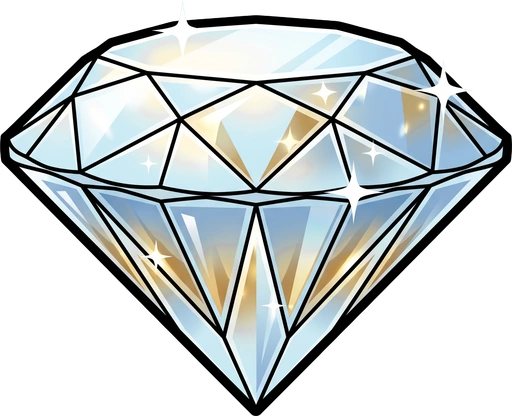
#> input picture stake-frontend/tools/skel-pipeline/semantic/symbols/diamond.source.webp, 512 x 416 px
$ python prep_art.py ../skel-pipeline/semantic/symbols/diamond.source.webp
#> lines starting #> are read from the running program, lines starting #| are printed output that depends on the picture
#!/usr/bin/env python3
"""Normalize symbol / logo art: trim dead transparent margin, resize, re-encode.

WHY THIS EXISTS
The game scales sprites by their FULL canvas size (SymbolView.fitInCell uses
texture.width/height; HudView + BonusView do the same for the logo). Any
transparent margin baked into the file is therefore counted as part of the
symbol — art with a fat margin renders visibly smaller than art that is tightly
cropped. Symbols must all share one fill ratio or the board looks inconsistent.
Reference (good): diamond 97x95%, cash 98x97%, knife 99x98%.

USAGE
  python prep_art.py <image> [--fill=0.97] [--max=512] [--quality=88]
                            [--shade=1.0] [--out=<path>]

  --fill       fraction of the canvas the ART must occupy after trimming (0.97)
  --max        long side in px of the output (512 = symbol spec; logo uses 1024)
  --shade      brightness multiply, <1 darkens (used for the bonus watermark logo)
  --out        write elsewhere instead of overwriting in place
  --noupscale  never enlarge past the source's own art size. Use on low-res
               originals: upscaling invents no detail, it only blurs and bloats.

Run this on every new/regenerated symbol before dropping it in public/assets.
"""
import sys
from pathlib import Path

from PIL import Image


def prep(src: Path, dst: Path, fill: float, max_side: int, quality: int, shade: float,
         noupscale: bool = False) -> None:
    im = Image.open(src).convert("RGBA")
    before_size, before_bytes = im.size, src.stat().st_size

    box = im.getbbox()
    if not box:
        sys.exit(f"{src.name}: fully transparent")
    art = im.crop(box)  # dead margin gone — art now fills the canvas exactly

    if shade != 1.0:
        r, g, b, a = art.split()
        pt = lambda v: max(0, min(255, int(v * shade)))  # noqa: E731
        art = Image.merge("RGBA", (r.point(pt), g.point(pt), b.point(pt), a))

    # scale so the ART's long side hits max_side, then pad back out to the small
    # uniform margin `fill` asks for (keeps win-pop from clipping at the edge)
    scale = max_side * fill / max(art.size)
    if noupscale:
        scale = min(scale, 1.0)  # low-res source: re-encode, never enlarge
    art = art.resize((max(1, round(art.width * scale)), max(1, round(art.height * scale))), Image.LANCZOS)

    cw, ch = round(art.width / fill), round(art.height / fill)
    out = Image.new("RGBA", (cw, ch), (0, 0, 0, 0))
    out.paste(art, ((cw - art.width) // 2, (ch - art.height) // 2), art)

    dst.parent.mkdir(parents=True, exist_ok=True)
    out.save(dst, "WEBP", quality=quality, method=6)

    fb = out.getbbox()
    print(f"{src.name:26s} {before_size[0]}x{before_size[1]} -> {out.size[0]}x{out.size[1]}   "
          f"fill {(fb[2]-fb[0])/out.width*100:.0f}%x{(fb[3]-fb[1])/out.height*100:.0f}%   "
          f"{before_bytes/1024:.1f} KB -> {dst.stat().st_size/1024:.1f} KB")


def main() -> None:
    args, opts = [], {}
    for a in sys.argv[1:]:
        if a.startswith("--"):
            k, _, v = a[2:].partition("=")
            opts[k] = v
        else:
            args.append(a)
    if not args:
        sys.exit(__doc__)
    src = Path(args[0])
    prep(src, Path(opts.get("out") or src),
         float(opts.get("fill", 0.97)), int(opts.get("max", 512)),
         int(opts.get("quality", 88)), float(opts.get("shade", 1.0)),
         "noupscale" in opts)
#> in prep, im is the input picture: PIL image 512x416 RGBA; mean R, G, B, A 93.7, 99.6, 99.8, 147.6
#> in prep, `box = im.getbbox()`: box = (0, 0, 512, 416)
#> in prep, `art = art.resize((max(1, round(art.width * scale)), max(1, round(art.h..`:
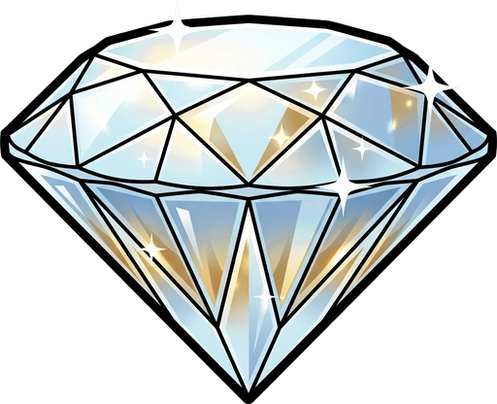
#> art: PIL image 497x404 RGBA; mean R, G, B, A 93.5, 99.3, 99.5, 147.6; transparent parts drawn white
#> in prep, `out = Image.new("RGBA", (cw, ch), (0, 0, 0, 0))`: out: PIL image 512x416 RGBA; every value is 0
#> in prep, `out.paste(art, ((cw - art.width) // 2, (ch - art.height) // 2), art)`:
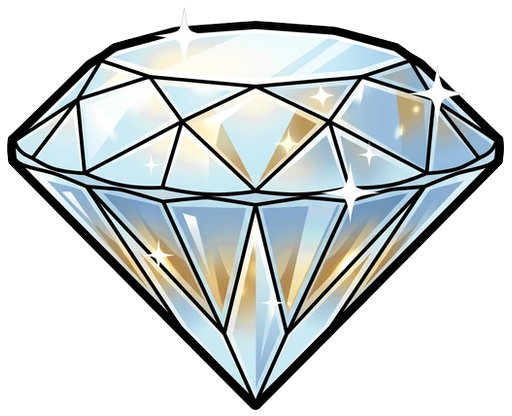
#> out: PIL image 512x416 RGBA; mean R, G, B, A 88, 93.5, 93.6, 138.7; transparent parts drawn white
#> in prep, `fb = out.getbbox()`: fb = (7, 6, 504, 410)
#| diamond.source.webp        512x416 -> 512x416   fill 97%x97%   50.1 KB -> 50.1 KB


if __name__ == "__main__":
    main()

$ run again, on stake-frontend/tools/skel-pipeline/semantic/symbols/cash-bundle.source.png
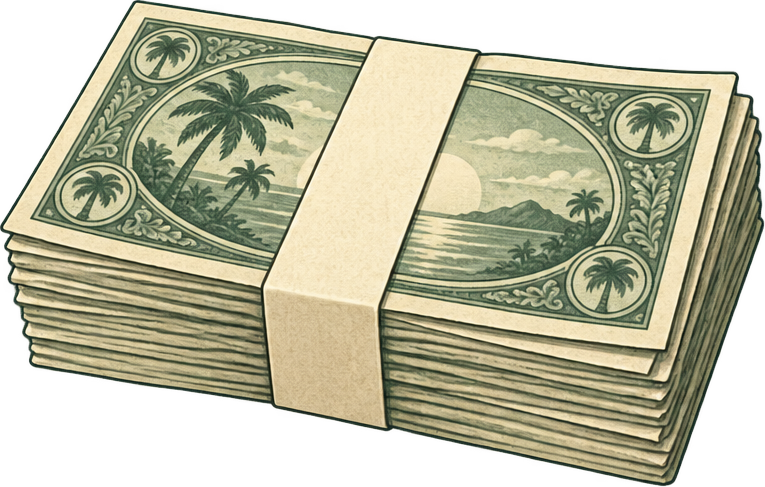
#> input picture stake-frontend/tools/skel-pipeline/semantic/symbols/cash-bundle.source.png, 765 x 487 px
#> in prep, im is the input picture: PIL image 765x487 RGBA; mean R, G, B, A 146.3, 144.9, 115, 183.5
#> box = (0, 0, 765, 487)
#> in prep, `art = art.resize((max(1, round(art.width * scale)), max(1, round(art.h..`:
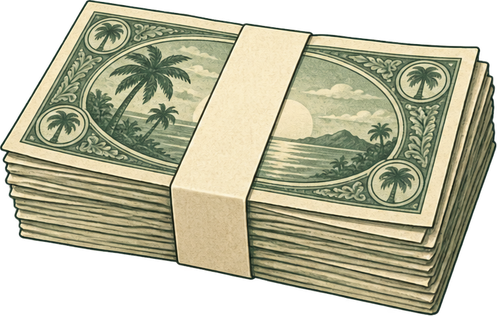
#> art: PIL image 497x316 RGBA; mean R, G, B, A 121.2, 120.1, 95.4, 183.6; transparent parts drawn white
#> in prep, `out.paste(art, ((cw - art.width) // 2, (ch - art.height) // 2), art)`:
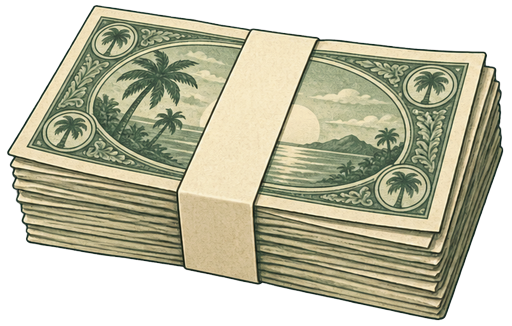
#> out: PIL image 512x326 RGBA; mean R, G, B, A 111.8, 110.6, 88, 170.8; transparent parts drawn white
#> fb = (7, 5, 504, 321)
#| cash-bundle.source.png     765x487 -> 512x326   fill 97%x97%   922.2 KB -> 922.2 KB

$ run again, on stake-frontend/tools/skel-pipeline/semantic/symbols/cash-wad.source.png
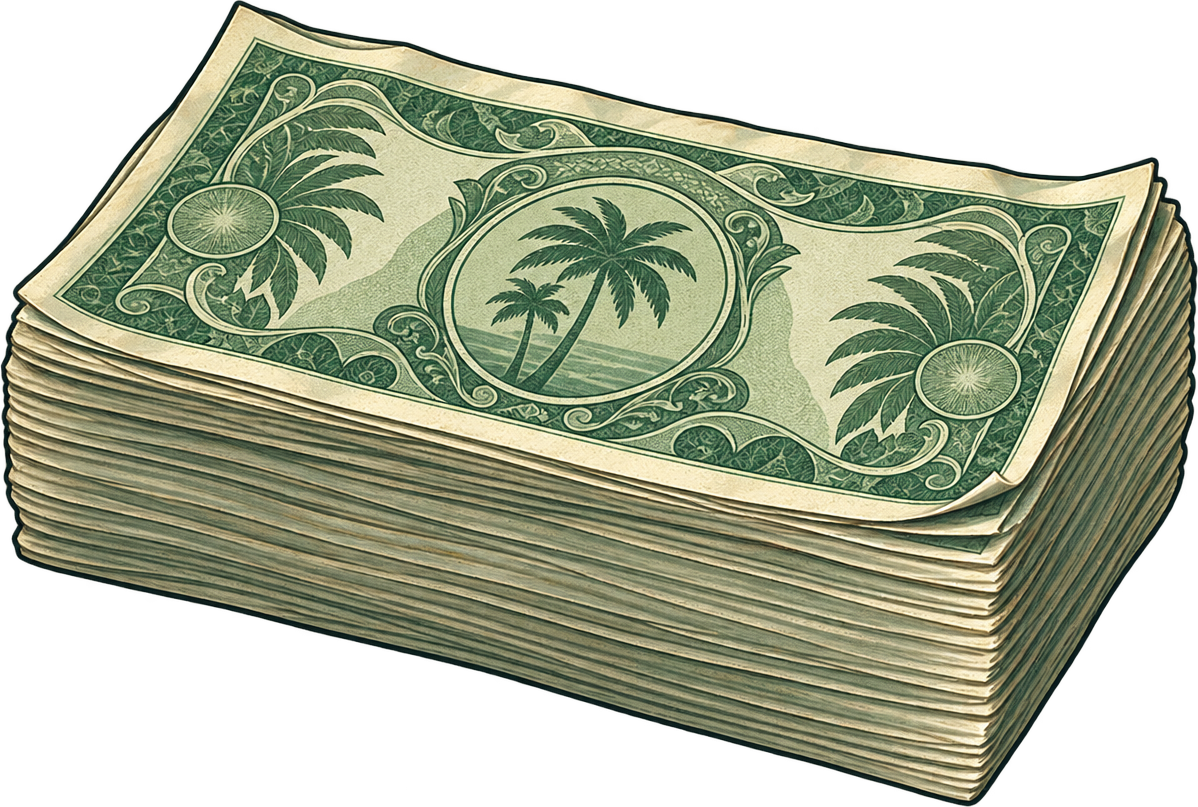
#> input picture stake-frontend/tools/skel-pipeline/semantic/symbols/cash-wad.source.png, 1198 x 807 px
#> in prep, im is the input picture: PIL image 1198x807 RGBA; mean R, G, B, A 106, 112.5, 86.5, 171.6
#> box = (0, 0, 1198, 807)
#> in prep, `art = art.resize((max(1, round(art.width * scale)), max(1, round(art.h..`:
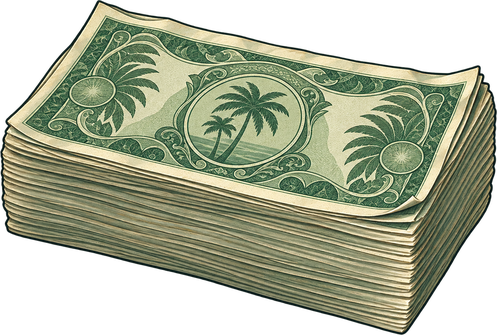
#> art: PIL image 497x335 RGBA; mean R, G, B, A 91.8, 97.5, 74.8, 171.6; transparent parts drawn white
#> in prep, `out.paste(art, ((cw - art.width) // 2, (ch - art.height) // 2), art)`:
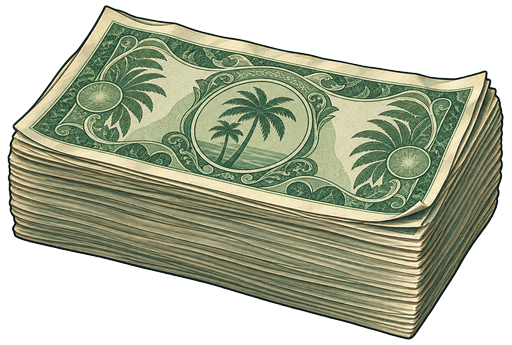
#> out: PIL image 512x345 RGBA; mean R, G, B, A 85.4, 90.7, 69.5, 160; transparent parts drawn white
#> fb = (7, 5, 504, 340)
#| cash-wad.source.png        1198x807 -> 512x345   fill 97%x97%   2447.0 KB -> 2447.0 KB
